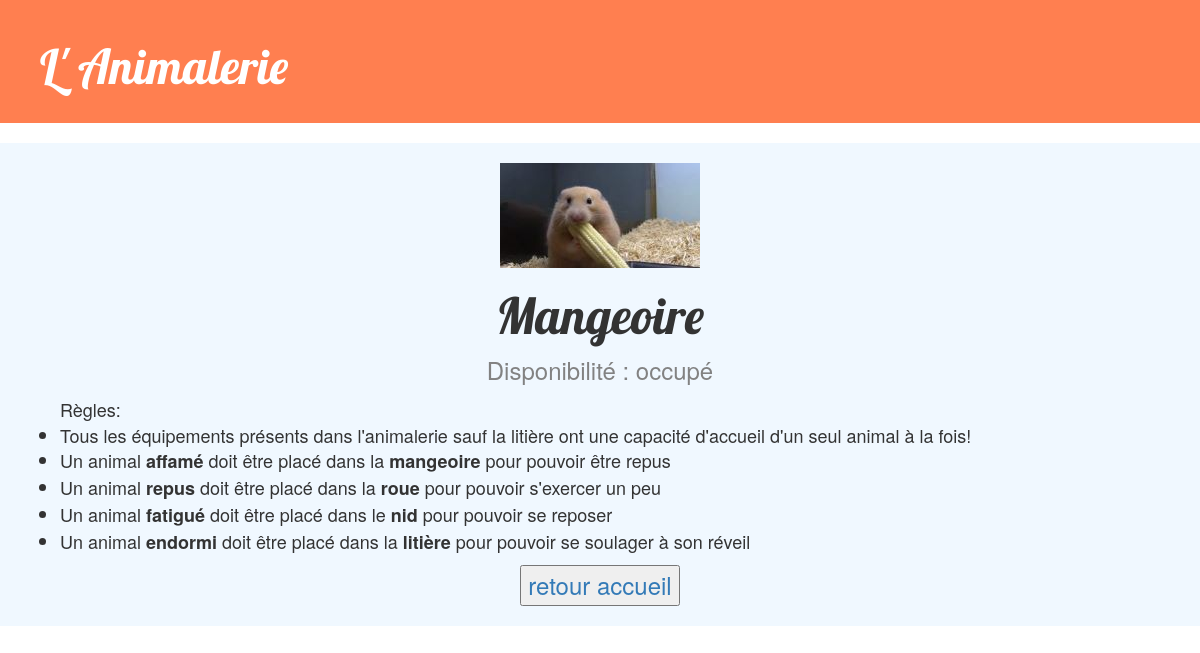
The app's page /equipement/Mangeoire/ with its own data.
### animalerie/models.py (models this page shows, shortened)
class Equipement(models.Model):
    id_equip = models.CharField(max_length=20, primary_key=True)
    disponibilite = models.CharField(max_length=20)
    photo = models.CharField(max_length=200)

### animalerie/views.py (the view)
# urls.py: path("equipement/<str:pk>/", views.equipment_detail, name="equipment_detail"),
def equipment_detail(request, pk):
    equi = get_object_or_404(Equipement, pk=pk)
    return render(request, "animalerie/equipment_detail.html", {"equipment": equi})

### animalerie/templates/animalerie/equipment_detail.html (shortened to what this page needs)
{% extends 'animalerie/base.html' %}
{% load static %}
{% block 1 %}
<link rel="stylesheet" href="{% static 'css/equip_detail.css' %}">
<div id="equipdesc">
    <img id="photo" src={% static equipment.photo %}>
    <h1 id="titredesc">{{ equipment.id_equip }}</h1>
    <p class="dispo">Disponibilité : {{ equipment.disponibilite }}</p>
    <ul class="liste">Règles:
        <li>Tous les équipements présents dans l'animalerie sauf la litière ont une capacité d'accueil d'un seul
            animal à la fois!
        </li>
        <li>
            Un animal <b>affamé</b> doit être placé dans la <b>mangeoire</b> pour pouvoir être repus
        </li>
        <li>
            Un animal <b>repus</b> doit être placé dans la <b>roue</b> pour pouvoir s'exercer un peu
        </li>
        <li>
            Un animal <b>fatigué</b> doit être placé dans le <b>nid</b> pour pouvoir se reposer
        </li>
        <li>
            Un animal <b>endormi</b> doit être placé dans la <b>litière</b> pour pouvoir se soulager à son réveil
        </li>
    </ul>
    <button><a href="{% url 'accueil' %}">retour accueil</a></button>
</div>
{% endblock %}

### animalerie/static/css/animalerie.css (style rules this page uses)
h1, h2, h3, h4 { font-family: 'Lobster', cursive; }
.dispo, .lieu { color: #828282; }
#titredesc { font-size: 50px; }
#equipdesc, #animaldesc { margin-top: 20px; text-align: center; font-size: x-large; }

### animalerie/static/css/equip_detail.css (style rules this page uses)
.liste { font-size: large; text-align: left; }
#equipdesc { margin-top: 20px; text-align: center; font-size: x-large; background-color: aliceblue; padding: 20px; }

### records on screen
Equipement: photo (picture), id_equip "Mangeoire", disponibilite "occupé"
